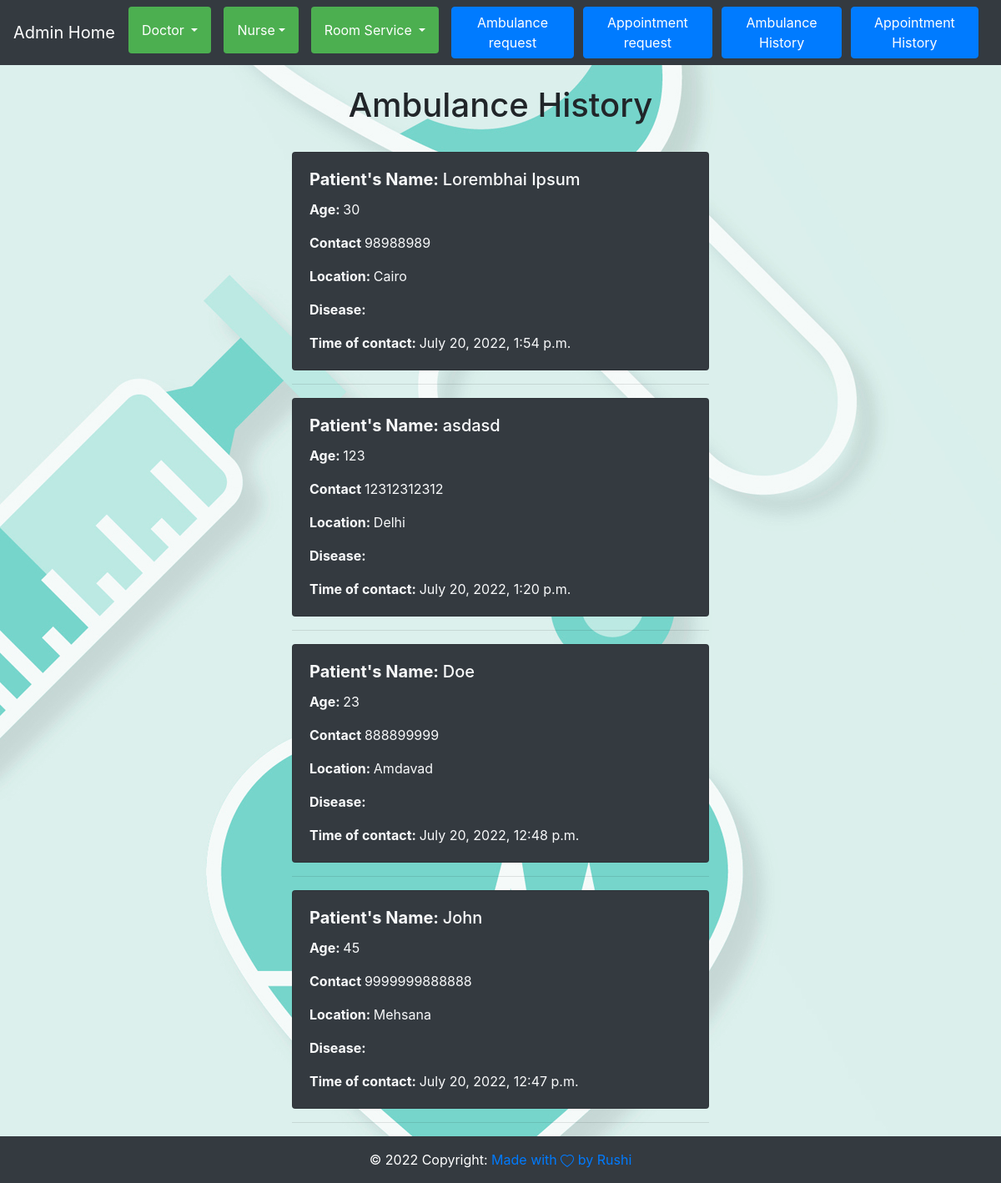
Page /admin_app/Read_Ambulance_History/ on the earlier database version.
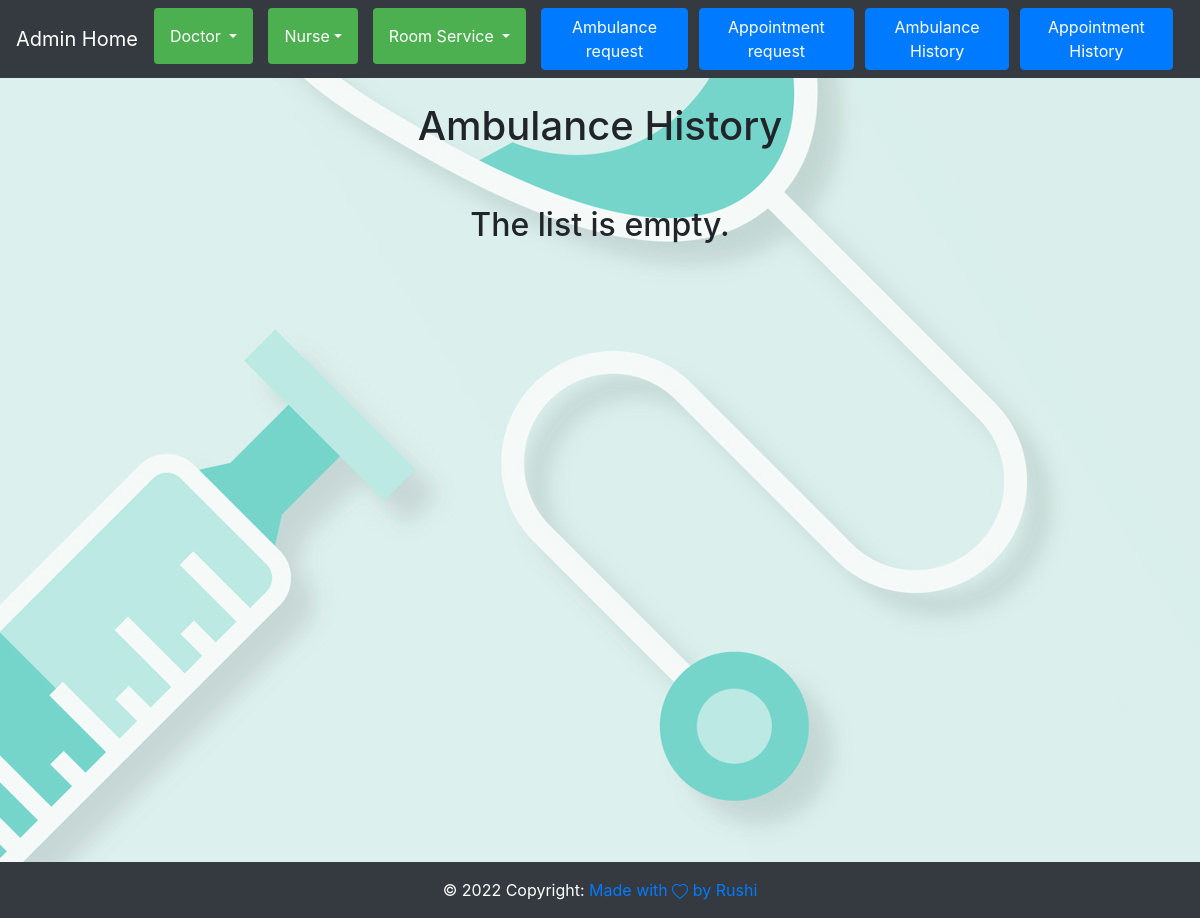
Same page on the later database version.
### app/models.py (models this page shows, shortened)
class Ambulance(models.Model):
    Patient_Name = models.CharField(max_length=30)
    Patient_Age = models.IntegerField()
    Patient_Contact = models.IntegerField()
    Location = models.CharField(max_length=20)
    Disease = models.CharField(max_length=200)
    date_time = models.DateTimeField(auto_now_add=True)
    dispatched = models.BooleanField(default=False)

### admin_app/views.py (the view)
# urls.py: path("Read_Ambulance_History/",views.Read_Ambulance_History,name="Read_Ambulance_History"),
def Read_Ambulance_History(request):
    read = Ambulance.objects.filter(dispatched=True)
    return render(request, "Read_Ambulance_History.html",{"read":read})

### admin_app/context_processors.py (called while the page is built, shortened)
def check_user_priviledge(request):
    data = models.admin_user.objects.filter(isadmin=True).values('user_id', 'isadmin')
    check=False
    return {'is_user_admin': check}

### templates/Read_Ambulance_History.html
{%extends 'base.html'%} {%block containt%} {%include 'nav.html'%}
<br />
<h1 style="text-align: center">Ambulance History</h1>
<br />
<div id="content">
  {%for i in read reversed%}
  <div class="wrapper">
    <div class="card bg-dark text-light">
      <div class="card-body">
        <h5 class="card-title">
          <span style="font-weight: bold">Patient's Name: </span
          >{{i.Patient_Name}}
        </h5>
        <p class="card-text">
          <span style="font-weight: bold">Age: </span>{{i.Patient_Age}}
        </p>
        <p class="card-text">
          <span style="font-weight: bold">Contact </span>{{i.Patient_Contact}}
        </p>
        <p class="card-text">
          <span style="font-weight: bold">Location: </span>{{i.Location}}
        </p>
        <p class="card-text">
          <span style="font-weight: bold">Disease: </span>{{i.Disease}}
        </p>
        <p class="card-text">
          <span style="font-weight: bold">Time of contact: </span
          >{{i.date_time}}
        </p>
      </div>
    </div>
    <hr />
  </div>
  {%empty%}
  <br />
  <h2 class="wrapper" style="text-align: center">The list is empty.</h2>
  {%endfor%}
</div>
{%include 'footer.html'%} {%endblock%}

### templates/base.html (shortened to what this page needs)
<!DOCTYPE html>
<html lang="en">
  {%load static%}
  <head>
    <link
      rel="stylesheet"
      href="https://stackpath.bootstrapcdn.com/bootstrap/4.5.2/css/bootstrap.min.css"
    />
    <link rel="stylesheet" href="{%static 'css/styles.css'%}" />
  </head>
  <body>
    {%block containt%} {%endblock%}
  </body>
</html>

### templates/nav.html (shortened to what this page needs)
{%extends 'base.html'%} {%block containt%} {% load static %}
<link rel="stylesheet" type="text/css" href="{%static 'css/admin_styles.css'%}">
<nav class="navbar navbar-expand-lg navbar-dark bg-dark text-light">
  <a class="navbar-brand" href="{%url 'Admin_Home'%}">Admin Home</a>
  <div class="collapse navbar-collapse" id="navbarNav">
    <ul class="navbar-nav">
      <div class="dropdown">
        <button class="dropbtn btn btn-secondary dropdown-toggle">
          Doctor
        </button>
      </div>
      <div class="dropdown">
        <button class="dropbtn btn btn-secondary dropdown-toggle">Nurse</button>
      </div>
      <div class="dropdown">
        <button class="dropbtn btn btn-secondary dropdown-toggle">
          Room Service
        </button>
      </div>
      <a
        class="btn btn-primary amb"
        href="{%url 'Read_Ambulance'%}"
        roll="button"
        >Ambulance request</a
      >
      <a class="btn btn-primary amb" href="{%url 'Read_Appointment'%}" roll="button"
        >Appointment request</a
      >
      <a
        class="btn btn-primary amb"
        href="{%url 'Read_Ambulance_History'%}"
        roll="button"
        >Ambulance History</a
      >
      <a
        class="btn btn-primary amb"
        href="{%url 'Read_Appointment_History'%}"
        roll="button"
        >Appointment History</a
      >
    </ul>
  </div>
</nav>
{%endblock%}

### templates/footer.html (shortened to what this page needs)
<footer class="page-footer font-small blue" id="footer">
    <div class="footer-copyright text-center py-3 bg-dark" style="color: white;">© 2022 Copyright:
      <a href="#"> Made with  by Rushi</a>
    </div>
  </footer>

### static/css/styles.css (style rules this page uses)
#content { min-height: calc(100vh - 130px); }
#footer { margin-top: 10px; height: 50px; }
.wrapper { text-align: left; height: auto; width: 500px; margin-left: auto; margin-right: auto; margin-bottom: 5px; }

### static/css/admin_styles.css (style rules this page uses)
body { background-image: url("/static/admin-background.jpg"); }
.dropbtn { background-color: #4caf50; color: white; padding: 16px; font-size: 16px; border: none; cursor: pointer; margin-right: 15px; }
.dropdown { position: relative; display: inline-block; }
.amb { margin-right: 11px; }

Differences in the rows shown:
removed Ambulance: Patient_Name "Lorembhai Ipsum", Patient_Age "30", Patient_Contact "98988989", Location "Cairo", date_time "July 20, 2022, 1:54 p.m."
removed Ambulance: Patient_Name "asdasd", Patient_Age "123", Patient_Contact "12312312312", Location "Delhi", date_time "July 20, 2022, 1:20 p.m."
removed Ambulance: Patient_Name "Doe", Patient_Age "23", Patient_Contact "888899999", Location "Amdavad", date_time "July 20, 2022, 12:48 p.m."
removed Ambulance: Patient_Name "John", Patient_Age "45", Patient_Contact "9999999888888", Location "Mehsana", date_time "July 20, 2022, 12:47 p.m."
Other differences:
text now shown: "The list is empty."
